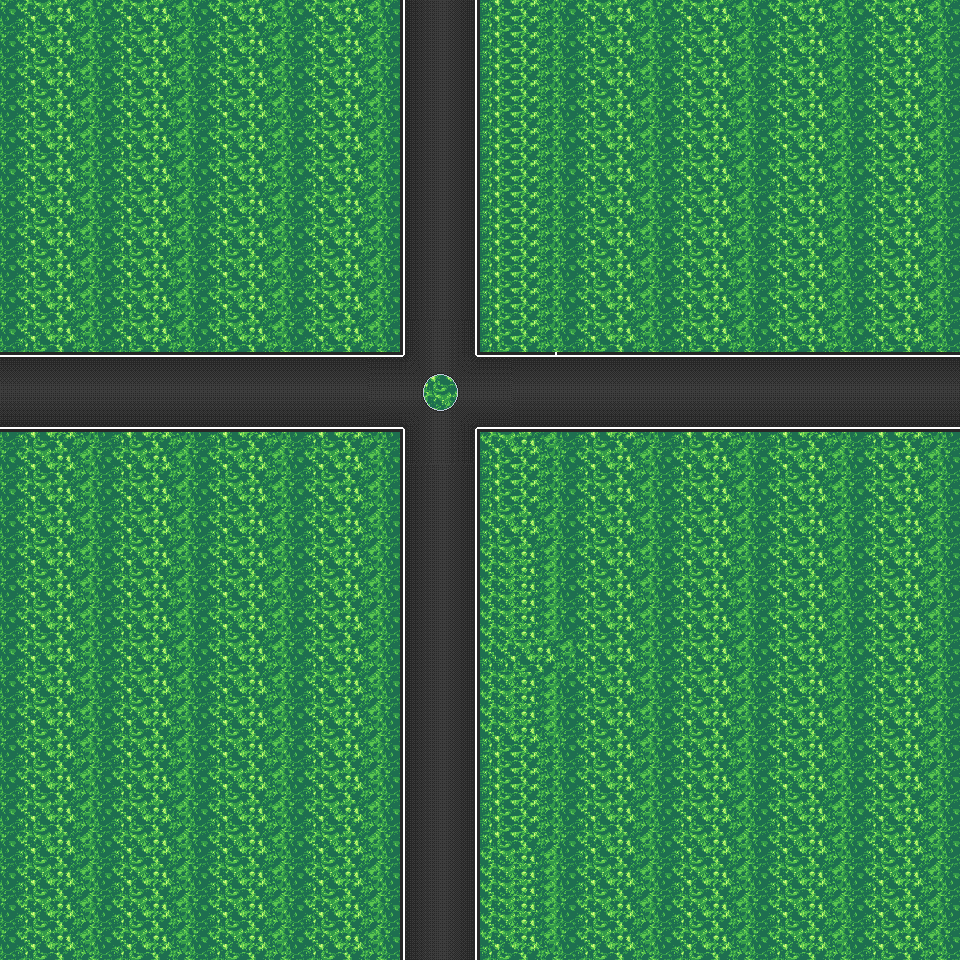

Tiled map render using the project's own tile images. Description and the map definition, with tile-layer contents summarised, below:
An orthogonal 60x60 tile map with 16x16 px tiles, 5 tile layers (Base, Road, Roundabout, Crease Layer, ...), 3 tilesets and 14 objects (3x Zone_MidTurn, 3x Zone_Finish).

<map version="1.10" tiledversion="1.11.2" orientation="orthogonal" renderorder="right-down" width="60" height="60" tilewidth="16" tileheight="16" infinite="0" nextlayerid="15" nextobjectid="37">
 <tileset firstgid="1" name="Road" tilewidth="16" tileheight="16" tilecount="144" columns="12">
  <image source="../images/new_map.png" width="192" height="192" />
 </tileset>
 <tileset firstgid="145" name="Lines" tilewidth="16" tileheight="16" tilecount="80" columns="10">
  <image source="../images/lines.png" width="160" height="128" />
 </tileset>
 <tileset firstgid="225" name="Roundabout" tilewidth="16" tileheight="16" tilecount="81" columns="9">
  <image source="../images/roundabout.png" width="144" height="144" />
 </tileset>
 <layer id="2" name="Base" width="60" height="60">
  <properties>
   <property name="friction" type="float" value="0.9" />
  </properties>
  <data>[3600 cells, 3000 non-empty, 12 distinct tile ids]</data>
 </layer>
 <layer id="1" name="Road" width="60" height="60">
  <data>[3600 cells, 852 non-empty, 20 distinct tile ids]</data>
 </layer>
 <layer id="9" name="Roundabout" width="60" height="60">
  <data>[3600 cells, 81 non-empty, 81 distinct tile ids]</data>
 </layer>
 <layer id="8" name="Crease Layer" width="60" height="60">
  <data>[3600 cells, 66 non-empty, 6 distinct tile ids]</data>
 </layer>
 <layer id="3" name="Dashed Line" width="60" height="60">
  <data>[3600 cells, 174 non-empty, 7 distinct tile ids]</data>
 </layer>
 <objectgroup color="#ff0000" id="9" name="Wrong_Turn_Layer" class="Zone_Fail_WT" tintcolor="#ff0000">
  <object id="14" x="409.417" y="940.827" width="61.8777" height="13.5201" />
 </objectgroup>
 <objectgroup color="#ffff7f" id="5" name="Zone_Check_Layer" class="Zone_Check" tintcolor="#ffff7f">
  <properties>
   <property name="step_id" type="int" value="1" />
  </properties>
  <object id="4" x="409.052" y="436.092" width="67.2673" height="195.024" />
 </objectgroup>
 <objectgroup color="#aa5500" id="12" name="Junction_Validation_Laye" class="Zone_MidTurn" tintcolor="#aa5500">
  <object id="32" type="Zone_MidTurn" x="480" y="360.25" width="10.75" height="63.75">
   <properties>
    <property name="expected_signal" value="right" />
   </properties>
  </object>
  <object id="33" type="Zone_MidTurn" x="389.625" y="359.625" width="10.75" height="63.75">
   <properties>
    <property name="expected_signal" value="left" />
   </properties>
  </object>
  <object id="34" type="Zone_MidTurn" x="408.305" y="353.97" width="10.75" height="63.75" rotation="270.382">
   <properties>
    <property name="expected_signal" value="none" />
   </properties>
  </object>
 </objectgroup>
 <objectgroup color="#55ffff" id="14" name="Roundabout_Circle" offsetx="4.33333" offsety="2.33333">
  <object id="36" x="420.333" y="374.333" width="32.6667" height="33">
   <ellipse />
  </object>
 </objectgroup>
 <objectgroup color="#00ff00" id="6" name="Finish_Zone_Layer" tintcolor="#00ff00">
  <object id="5" type="Zone_Finish" x="846.262" y="364.56" width="112" height="48">
   <properties>
    <property name="step_id" type="int" value="2" />
   </properties>
  </object>
  <object id="10" type="Zone_Finish" x="9.23351" y="367.401" width="112" height="48">
   <properties>
    <property name="step_id" type="int" value="2" />
   </properties>
  </object>
  <object id="12" type="Zone_Finish" x="410.123" y="15.1401" width="59.8132" height="71.7213">
   <properties>
    <property name="step_id" type="int" value="2" />
   </properties>
  </object>
 </objectgroup>
 <objectgroup id="10" name="Spawn_Layer" class="Spawn_Point">
  <object id="35" x="440.03" y="891.92">
   <point />
  </object>
 </objectgroup>
 <objectgroup id="13" name="Roundabout_Boundary" />
 <objectgroup color="#5500ff" id="11" name="Line_Layer" class="Lane_Divider" tintcolor="#5500ff" />
 <objectgroup color="#000000" id="4" name="Obstacles_Layer" class="Collision_Box" tintcolor="#000000">
  <object id="1" x="0" y="443.956" width="388.139" height="516.043" />
  <object id="2" x="497.047" y="443.956" width="462.953" height="516.044" />
  <object id="3" x="3.55834" y="7.11639" width="382.387" height="335.094" />
  <object id="29" x="490.191" y="8.978" width="469.286" height="333.044" />
 </objectgroup>
</map>
